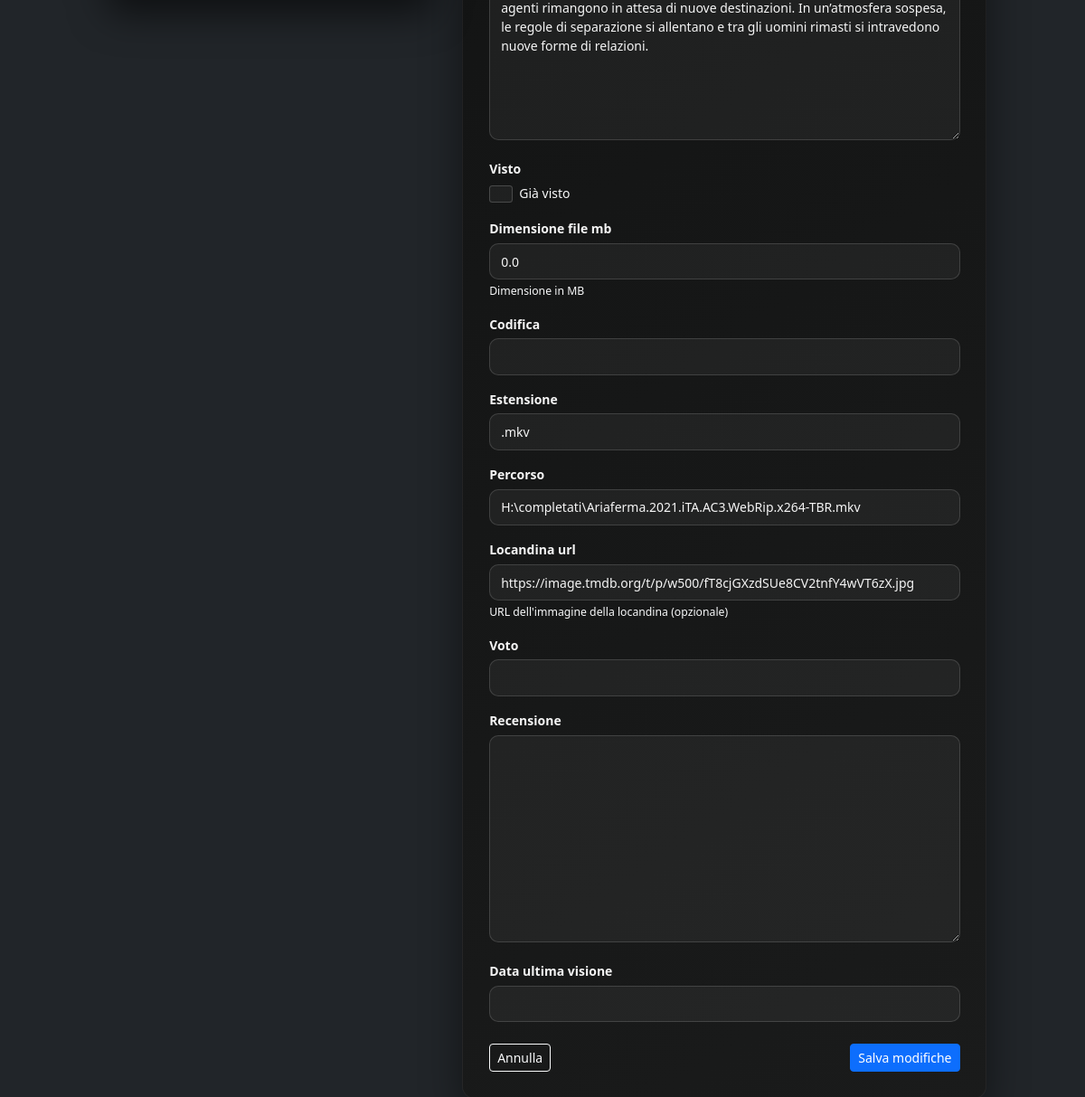
/movie/453/edit/ (lower part), run on an earlier commit of the app's database.
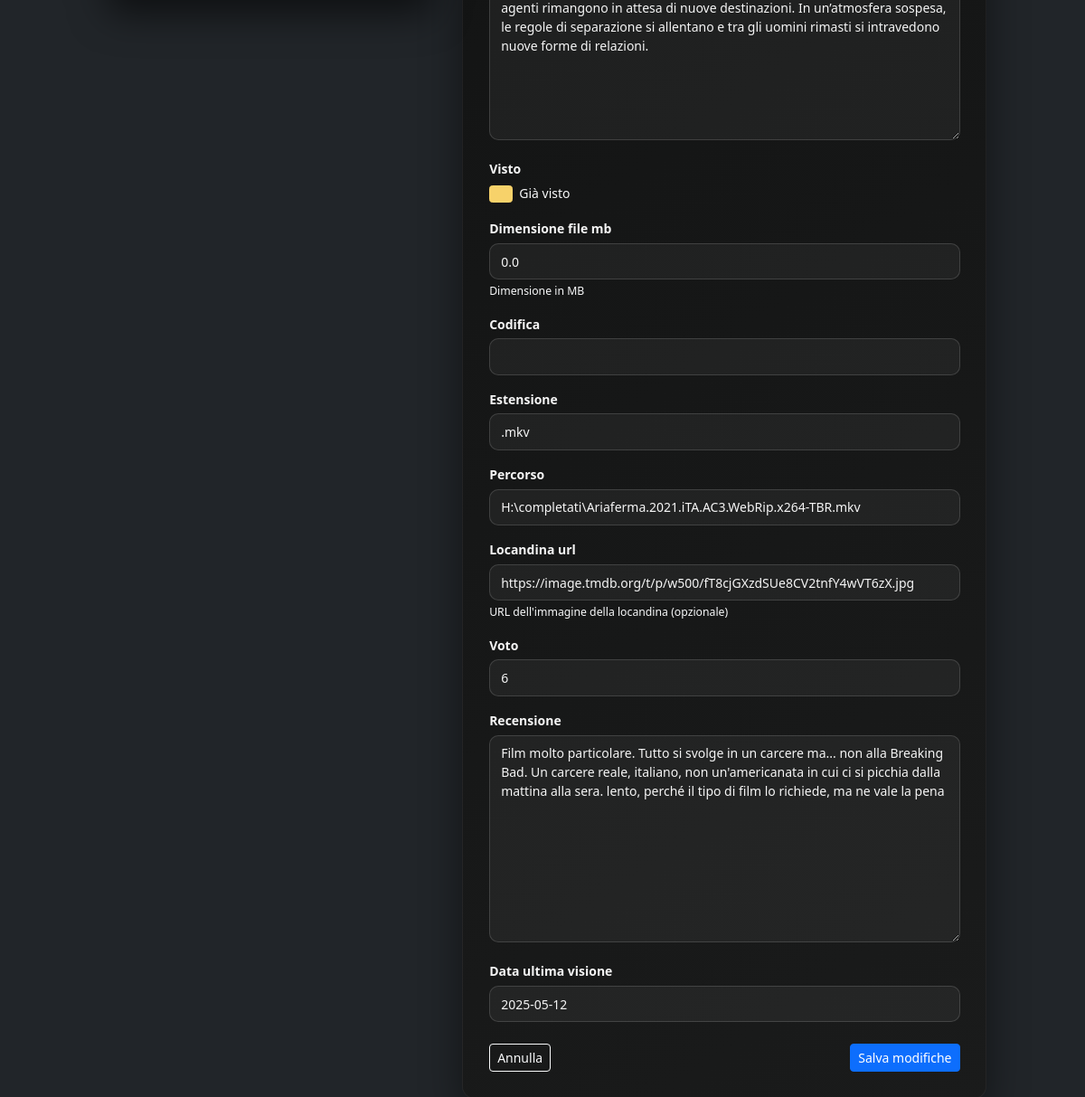
And on a later commit of the database.
### catalogo/models.py (models this page shows, shortened)
class Movie(models.Model):
    titolo = models.CharField(max_length=200)
    anno = models.IntegerField(null=True, blank=True, verbose_name="Anno")
    genere = models.CharField(max_length=100, blank=True)
    regista = models.CharField(max_length=100, blank=True)
    trama = models.TextField("Trama", blank=True)
    trama = models.TextField("Trama", blank=True)
    visto = models.BooleanField(default=False)
    dimensione_file_mb = models.FloatField(
        null=True, blank=True, help_text="Dimensione in MB"
    )
    codifica = models.CharField(max_length=50, blank=True)  # es. x264, x265
    estensione = models.CharField(max_length=10, blank=True)  # es. .mkv, .mp4
    percorso = models.CharField(max_length=500)  # path completo sul disco
    locandina_url = models.URLField(
        max_length=500,
        blank=True,
        help_text="URL dell'immagine della locandina (opzionale)",
    )
    voto = models.IntegerField(
        validators=[MinValueValidator(1), MaxValueValidator(10)], null=True, blank=True
    )
    recensione = models.TextField(blank=True, null=True, verbose_name="Recensione")
    ultima_visione = models.DateField(
        blank=True, null=True, verbose_name="Data ultima visione"
    )

### catalogo/views.py (the view)
# urls.py: path("movie/<int:pk>/edit/", views.movie_edit, name="movie_edit"),
def movie_edit(request, pk):
    movie = get_object_or_404(Movie, pk=pk)
    next_url = (
        request.POST.get("next")
        or request.GET.get("next")
        or request.META.get("HTTP_REFERER")
    )
    if next_url and not url_has_allowed_host_and_scheme(
        next_url, allowed_hosts={request.get_host()}, require_https=request.is_secure()
    ):
        next_url = None
    if request.method == "POST":
        form = MovieForm(request.POST, instance=movie)
        if form.is_valid():
            form.save()
            messages.success(request, "Film aggiornato con successo.")
            if next_url:
                return redirect(next_url)
            return redirect("movie_list")
    else:
        form = MovieForm(instance=movie)
    return render(
        request,
        "catalogo/movie_form.html",
        {
            "form": form,
            "movie": movie,
            "next": next_url,
        },
    )

### catalogo/forms.py
class MovieForm(forms.ModelForm):
    class Meta:
        model = Movie
        fields = [
            "titolo",
            "anno",
            "genere",
            "regista",
            "trama",
            "visto",
            "dimensione_file_mb",
            "codifica",
            "estensione",
            "percorso",
            "locandina_url",
            "voto",
            "recensione",
            "ultima_visione",
        ]
        widgets = {
            "visto": forms.CheckboxInput(attrs={"class": "form-check-input"}),
        }

### catalogo/templates/catalogo/movie_form.html (shortened to what this page needs)
{% extends "catalogo/base.html" %}
{% block content %}
<div class="row g-4 justify-content-center align-items-start">
    <div class="col-12 col-lg-4 d-flex justify-content-center">
        <div class="movie-form-poster">
        </div>
    </div>
    <div class="col-12 col-lg-7 col-xl-6">
        <div class="movie-form-panel">
            <form method="post" class="small">
                {% for field in form %}
                    <div class="mb-3">
                        <label class="form-label">{{ field.label }}</label>
                        {% if field.name == "visto" %}
                            <div class="form-check">
                                {{ field }}
                                <label class="form-check-label">
                                    Già visto
                                </label>
                            </div>
                        {% else %}
                            {{ field }}
                        {% endif %}
                        {% if field.help_text %}
                            <div class="form-text text-light">{{ field.help_text }}</div>
                        {% endif %}
                    </div>
                {% endfor %}
                <div class="d-flex justify-content-between mt-4">
                    {% if next %}
                        <a href="{{ next }}" class="btn btn-outline-light btn-sm">
                            Annulla
                        </a>
                    {% else %}
                        <a href="{% url 'movie_list' %}?open={{ movie.pk }}"
                           class="btn btn-outline-light btn-sm">
                            Annulla
                        </a>
                    {% endif %}
                    <button type="submit" class="btn btn-primary btn-sm">
                        Salva modifiche
                    </button>
                </div>
            </form>
        </div>
    </div>
</div>
{% endblock %}

### catalogo/templates/catalogo/base.html (shortened to what this page needs)
{% load static %}
<!DOCTYPE html>
<html lang="it">
<head>
    <link
        href="https://cdn.jsdelivr.net/npm/bootstrap@5.3.3/dist/css/bootstrap.min.css"
        rel="stylesheet"
    >
    <link rel="stylesheet" href="https://cdn.jsdelivr.net/npm/bootstrap-icons@1.11.1/font/bootstrap-icons.css">
</head>
<body class="bg-dark text-light">
    <main class="container-fluid px-1 px-lg-2 my-4">
        {% block content %}{% endblock %}
    </main>
</body>
</html>

### catalogo/templates/catalogo/base.html (style rules this page uses)
.movie-form-panel { background: linear-gradient(145deg, rgba(17,17,17,0.92), rgba(26,26,26,0.92)); border: 1px solid rgba(255,255,255,0.05); border-radius: 14px; padding: 1.8rem; box-shadow: 0 16px 45px rgba(0,0,0,0.45); }
.movie-form-panel .form-label { font-weight: 600; color: #f5f5f5; margin-bottom: 0.35rem; }
.movie-form-panel input, .movie-form-panel select, .movie-form-panel textarea { width: 100%; background: rgba(255,255,255,0.05); border: 1px solid rgba(255,255,255,0.14); color: #f5f5f5; border-radius: 10px; padding: 0.55rem 0.75rem; transition: border-color 0.15s ease, box-shadow 0.15s ease; }
.movie-form-panel .form-text { color: rgba(245,245,245,0.7); }
.movie-form-panel .form-check-input { width: 1.15rem; height: 1.15rem; min-width: 1.15rem; margin-top: 0.15rem; margin-right: 0.45rem; display: inline-block; vertical-align: middle; background-color: rgba(255,255,255,0.05); border-color: rgba(255,255,255,0.18); }
.movie-form-panel .form-check-input:checked { background-color: #f7d26a; border-color: #f7d26a; }
.movie-form-panel .form-check-label { margin-top: 0.05rem; }
.movie-form-poster { max-width: 360px; width: 100%; margin: 0 auto; }

What changed in the data, as far as the page shows it:
changed Movie ".mkv": visto "☐" → "☑"; voto (not shown) → "6"; recensione (not shown) → "Film molto particolare. Tutto si svolge in un carcere ma... non alla Breaking Bad. Un carcere reale, italiano, non un'americanata in cui ci si picchia dalla mattina alla sera. lento, perché il tipo di film lo richiede, ma ne vale la pena"; ultima_visione (not shown) → "2025-05-12"
